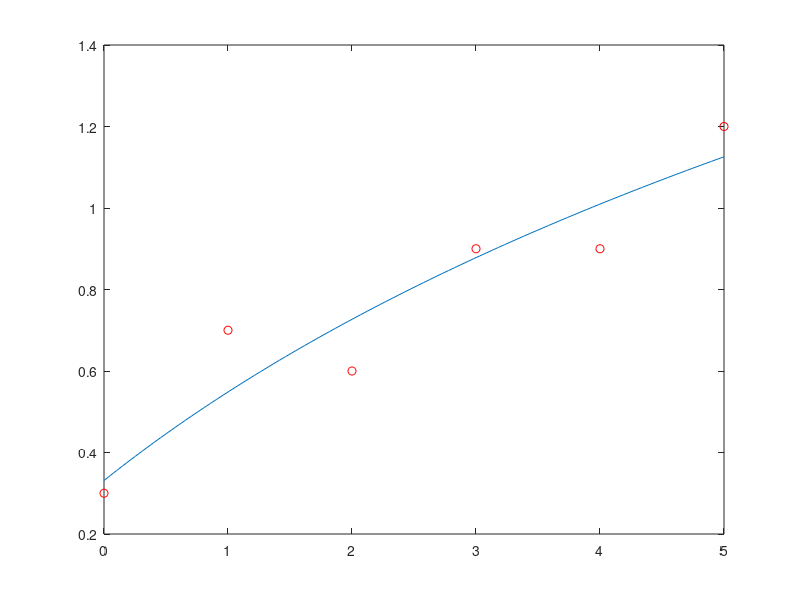

Recreate this plot in MATLAB.
clear all
clc


% Model: y = log(ax + b)

% Veriler
x = [0 1 2 3 4 5]';
y = [0.3 0.7 0.6 0.9 0.9 1.2]';
Y = exp(y);
% Y = ax+b oldu

% Matrisimiz için değerleri ayarlayalım
N = length(x);
Sx = sum(x);
Sx2 = sum(x.^2);
Sxy = sum(x.*Y);
Sy = sum(Y);

M = [N,Sx;
        Sx,Sx2];
V = [Sy;
        Sxy];

coeffs = M\V;
a = coeffs(2);
b = coeffs(1);




x_func = linspace(min(x),max(x),100);
y_func = log(a.*x_func+b);


plot(x,y,'ro',x_func,y_func);
hold on


